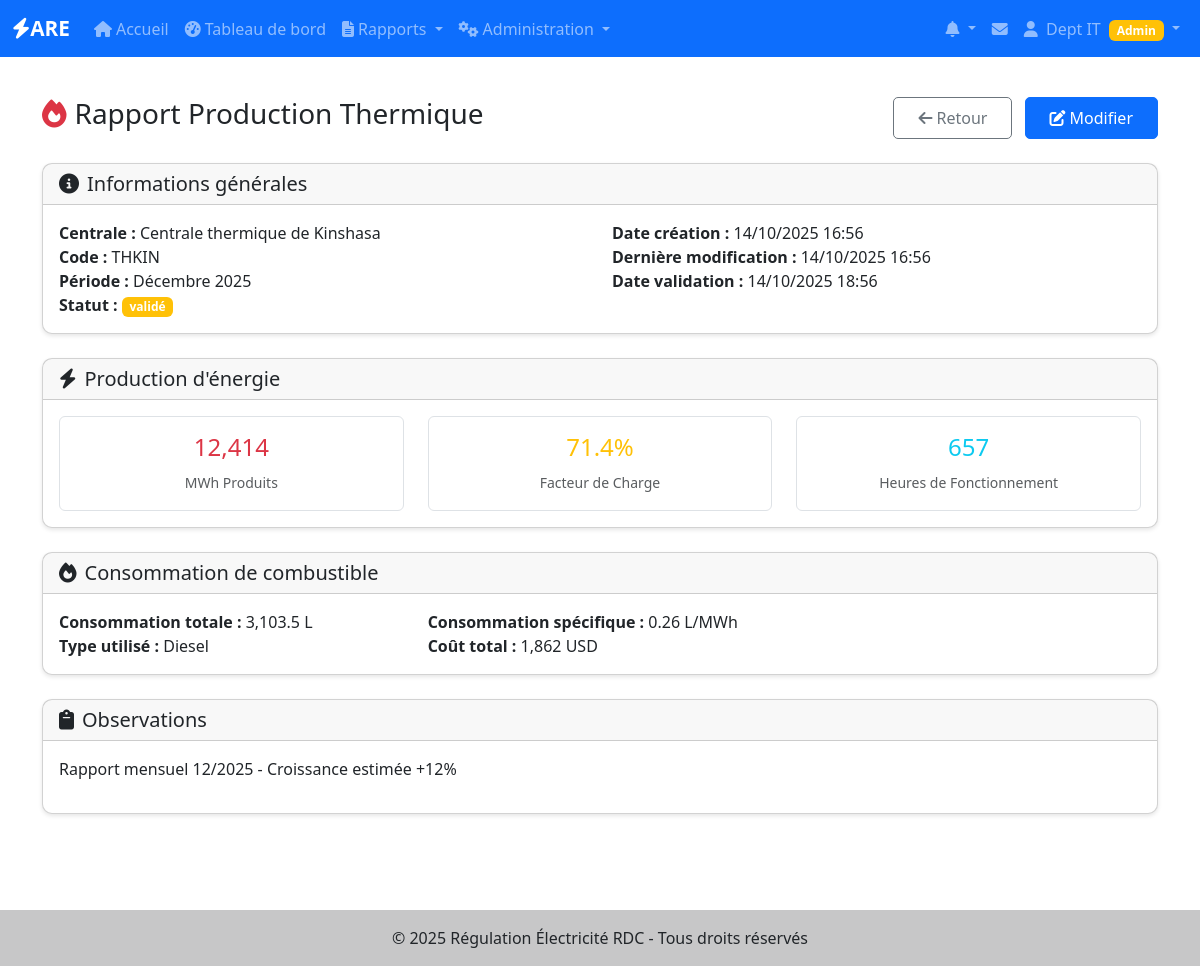
The page /production-thermique/rapport/252 (signed in) on the database its author committed.
### app/models/utilisateurs.py (models this page shows, shortened)
class User(UserMixin, BaseModel):
    __tablename__ = 'users'
    username = db.Column(db.String(80), unique=True, nullable=False, index=True)
    email = db.Column(db.String(120), unique=True, nullable=False, index=True)
    password_hash = db.Column(db.String(128), nullable=False)
    nom = db.Column(db.String(100))
    prenom = db.Column(db.String(100))
    role = db.Column(db.Enum('super_admin', 'admin_operateur', 'utilisateur_operateur'),
                    default='utilisateur_operateur', nullable=False)
    operateur_id = db.Column(db.Integer, db.ForeignKey('operateurs.id'), nullable=True)
    is_active = db.Column(db.Boolean, default=True, nullable=False)
    telephone = db.Column(db.String(20))
    derniere_connexion = db.Column(db.DateTime)
    operateur = db.relationship('Operateur', backref='users', lazy=True)
    def is_super_admin(self):
        return self.role == 'super_admin'
    def is_admin_operateur(self):
        return self.role == 'admin_operateur'
    def is_admin(self):
        return self.role in ['super_admin', 'admin_operateur']
    def has_permission(self, permission):
        permissions = {
            'super_admin': ['create_operateur', 'edit_operateur', 'delete_operateur',
                           'create_user', 'edit_user', 'delete_user', 'view_all_reports'],
            'admin_operateur': ['edit_own_operateur', 'create_user_operateur',
                               'edit_user_operateur', 'view_own_reports', 'create_reports'],
            'utilisateur_operateur': ['view_own_reports', 'create_reports', 'edit_own_reports']
        }
        return permission in permissions.get(self.role, [])

### app/models/production_thermique.py (models this page shows, shortened)
class CentraleThermique(BaseModel):
    __tablename__ = 'centrales_thermique'
    operateur_id = Column(Integer, ForeignKey('operateurs.id'), nullable=False)
    nom = Column(String(200), nullable=False, index=True)
    code = Column(String(50), unique=True, nullable=False)
    localisation = Column(String(200))
    province = Column(String(100))
    puissance_installee = Column(Float)  # MW
    puissance_disponible = Column(Float)  # MW
    type_centrale = Column(String(50))  # diesel, gaz, charbon, fuel lourd, biomasse
    type_combustible = Column(String(50))  # Principal type de combustible
    consommation_specifique = Column(Float)  # g/kWh - Consommation spécifique
    latitude = Column(Float)
    longitude = Column(Float)
    nombre_groupes = Column(Integer, default=0)
    type_moteur = Column(String(50))  # diesel, turbine gaz, turbine vapeur
    refroidissement = Column(String(50))  # air, eau, mixte
    niveau_tension = Column(Float)  # kV
    tension_evacuation = Column(String(50))  # kV
    systeme_demarrage = Column(String(50))  # manuel, automatique
    systeme_refroidissement = Column(String(100))
    capacite_stockage_combustible = Column(Float)  # litres ou tonnes
    autonomie_combustible = Column(Float)  # heures
    systeme_traitement_fumees = Column(Boolean, default=False)
    niveau_emission_nox = Column(Float)  # mg/Nm³
    niveau_emission_co = Column(Float)  # mg/Nm³
    certification_environnementale = Column(String(100))
    statut = Column(String(50), default='operationnelle')  # operationnelle, maintenance, arret
    mode_fonctionnement = Column(String(50))  # base, pointe, secours
    description = Column(Text)
    date_mise_service = Column(DateTime)
    date_derniere_revision = Column(DateTime)
    prochaine_maintenance = Column(DateTime)
    constructeur = Column(String(100))
    fournisseur_combustible = Column(String(100))
    annee_construction = Column(Integer)
    duree_vie_estimee = Column(Integer)  # années
    observations = Column(Text)
    operateur = relationship("Operateur", back_populates="centrales_thermique")
    rapports = relationship("RapportThermique", back_populates="centrale", cascade="all, delete-orphan")

class RapportThermique(BaseModel):
    __tablename__ = 'rapports_thermique'
    centrale_id = Column(Integer, ForeignKey('centrales_thermique.id'), nullable=False)
    annee = Column(Integer, nullable=False)
    mois = Column(Integer, nullable=False)
    periode_debut = Column(DateTime, nullable=False)
    periode_fin = Column(DateTime, nullable=False)
    energie_produite = Column(Float)  # MWh
    energie_disponible = Column(Float)  # MWh
    facteur_charge = Column(Float)  # %
    temps_fonctionnement = Column(Float)  # heures
    nombre_demarrages = Column(Integer, default=0)
    nombre_arrets = Column(Integer, default=0)
    duree_arrets = Column(Float, default=0.0)  # heures
    consommation_combustible = Column(Float)  # litres ou tonnes
    type_combustible_utilise = Column(String(50))
    cout_combustible = Column(Float)  # USD
    prix_unitaire_combustible = Column(Float)  # USD/litre ou USD/tonne
    consommation_specifique_reelle = Column(Float)  # g/kWh
    rendement_global = Column(Float)  # %
    rendement_thermique = Column(Float)  # %
    rendement_electrique = Column(Float)  # %
    temperature_fumees = Column(Float)  # °C
    pression_admission = Column(Float)  # bar
    charge_moyenne = Column(Float)  # %
    charge_maximale = Column(Float)  # %
    charge_minimale = Column(Float)  # %
    temperature_ambiante_moyenne = Column(Float)  # °C
    humidite_relative_moyenne = Column(Float)  # %
    maintenances_preventives = Column(Integer, default=0)
    maintenances_correctives = Column(Integer, default=0)
    incidents_majeurs = Column(Integer, default=0)
    description_incidents = Column(Text)
    duree_maintenance = Column(Float, default=0.0)  # heures
    consommation_huile_moteur = Column(Float)  # litres
    consommation_liquide_refroidissement = Column(Float)  # litres
    remplacement_filtres = Column(Integer, default=0)
    autres_consommables = Column(Text)
    emissions_co2 = Column(Float)  # tonnes
    emissions_nox = Column(Float)  # kg
    emissions_co = Column(Float)  # kg
    gestion_dechets = Column(Text)
    impact_environnemental = Column(Text)
    cout_exploitation = Column(Float)  # USD
    cout_maintenance = Column(Float)  # USD
    recettes_vente = Column(Float)  # USD
    rentabilite = Column(Float)  # %
    statut = Column(String(50), default='brouillon')  # brouillon, validé, transmis
    date_validation = Column(DateTime)
    date_transmission = Column(DateTime)
    validé_par = Column(String(100))
    observations = Column(Text)
    centrale = relationship("CentraleThermique", back_populates="rapports")
    groupes_production = relationship("GroupeProductionThermique", back_populates="rapport", cascade="all, delete-orphan")
    def get_periode_str(self):
        mois_noms = [
            '', 'Janvier', 'Février', 'Mars', 'Avril', 'Mai', 'Juin',
            'Juillet', 'Août', 'Septembre', 'Octobre', 'Novembre', 'Décembre'
        ]
        return f"{mois_noms[self.mois]} {self.annee}"

### app/production_thermique/routes.py (the view)
@production_thermique.route('/rapport/<int:id>')
@login_required
def detail_rapport(id):
    rapport = RapportThermique.query.get_or_404(id)
    centrales_accessibles = get_accessible_centrales_thermique()
    if rapport.centrale not in centrales_accessibles:
        abort(403)
    return render_template('production_thermique/detail_rapport.html',
                         rapport=rapport,
                         title=f'Rapport {rapport.centrale.nom} - {rapport.mois}/{rapport.annee}')

### app/templates/production_thermique/detail_rapport.html (shortened to what this page needs)
{% extends "base.html" %}
{% block content %}
<div class="d-flex justify-content-between align-items-center mb-4">
    <h1 class="h3">
        <i class="fas fa-fire me-2 text-danger"></i>Rapport Production Thermique
    </h1>
    <div>
        <a href="{{ url_for('production_thermique.index') }}" class="btn btn-outline-secondary me-2">
            <i class="fas fa-arrow-left me-1"></i>Retour
        </a>
        {% if rapport.statut != 'transmis' or current_user.is_super_admin() %}
        <a href="{{ url_for('production_thermique.modifier_rapport', id=rapport.id) }}" class="btn btn-primary">
            <i class="fas fa-edit me-1"></i>Modifier
        </a>
        {% endif %}
    </div>
</div>
<div class="card mb-4">
    <div class="card-header">
        <h5 class="mb-0">
            <i class="fas fa-info-circle me-2"></i>Informations générales
        </h5>
    </div>
    <div class="card-body">
        <div class="row">
            <div class="col-md-6">
                <strong>Centrale :</strong> {{ rapport.centrale.nom }}<br>
                <strong>Code :</strong> {{ rapport.centrale.code }}<br>
                <strong>Période :</strong> {{ rapport.get_periode_str() }}<br>
                <strong>Statut :</strong>
                <span class="badge bg-{% if rapport.statut == 'valide' %}success{% elif rapport.statut == 'transmis' %}primary{% else %}warning{% endif %}">
                    {{ rapport.statut }}
                </span>
            </div>
            <div class="col-md-6">
                <strong>Date création :</strong> {{ rapport.date_creation.strftime('%d/%m/%Y %H:%M') }}<br>
                {% if rapport.date_modification %}
                <strong>Dernière modification :</strong> {{ rapport.date_modification.strftime('%d/%m/%Y %H:%M') }}<br>
                {% endif %}
                {% if rapport.date_validation %}
                <strong>Date validation :</strong> {{ rapport.date_validation.strftime('%d/%m/%Y %H:%M') }}<br>
                {% endif %}
            </div>
        </div>
    </div>
</div>
<div class="card mb-4">
    <div class="card-header">
        <h5 class="mb-0">
            <i class="fas fa-bolt me-2"></i>Production d'énergie
        </h5>
    </div>
    <div class="card-body">
        <div class="row">
            <div class="col-md-4">
                <div class="text-center p-3 border rounded">
                    <h4 class="text-danger">{{ "{:,.0f}".format(rapport.energie_produite) if rapport.energie_produite else 'N/A' }}</h4>
                    <small class="text-muted">MWh Produits</small>
                </div>
            </div>
            <div class="col-md-4">
                <div class="text-center p-3 border rounded">
                    <h4 class="text-warning">{{ "{:.1f}".format(rapport.facteur_charge) if rapport.facteur_charge else 'N/A' }}%</h4>
                    <small class="text-muted">Facteur de Charge</small>
                </div>
            </div>
            <div class="col-md-4">
                <div class="text-center p-3 border rounded">
                    <h4 class="text-info">{{ "{:.0f}".format(rapport.temps_fonctionnement) if rapport.temps_fonctionnement else 'N/A' }}</h4>
                    <small class="text-muted">Heures de Fonctionnement</small>
                </div>
            </div>
        </div>
    </div>
</div>
{% if rapport.consommation_combustible %}
<div class="card mb-4">
    <div class="card-header">
        <h5 class="mb-0">
            <i class="fas fa-fire me-2"></i>Consommation de combustible
        </h5>
    </div>
    <div class="card-body">
        <div class="row">
            <div class="col-md-4">
                <strong>Consommation totale :</strong> {{ "{:,.1f}".format(rapport.consommation_combustible) }} L<br>
                <strong>Type utilisé :</strong> {{ rapport.type_combustible_utilise or 'N/A' }}
            </div>
            <div class="col-md-4">
                {% if rapport.consommation_specifique_reelle %}
                <strong>Consommation spécifique :</strong> {{ "{:.2f}".format(rapport.consommation_specifique_reelle) }} L/MWh<br>
                {% endif %}
                {% if rapport.cout_combustible %}
                <strong>Coût total :</strong> {{ "{:,.0f}".format(rapport.cout_combustible) }} USD
                {% endif %}
            </div>
        </div>
    </div>
</div>
{% endif %}
{% if rapport.observations %}
<div class="card mb-4">
    <div class="card-header">
        <h5 class="mb-0">
            <i class="fas fa-clipboard me-2"></i>Observations
        </h5>
    </div>
    <div class="card-body">
        <p>{{ rapport.observations }}</p>
    </div>
</div>
{% endif %}
{% endblock %}

### app/templates/base.html (shortened to what this page needs)
<!DOCTYPE html>
<html lang="fr">
<head>
    <link href="https://cdn.jsdelivr.net/npm/bootstrap@5.3.0/dist/css/bootstrap.min.css" rel="stylesheet">
    <link rel="stylesheet" href="https://cdnjs.cloudflare.com/ajax/libs/font-awesome/6.4.0/css/all.min.css">
    <link rel="stylesheet" href="{{ url_for('static', filename='css/style.css') }}">
</head>
<body>
    <nav class="navbar navbar-expand-lg navbar-dark bg-primary">
        <div class="container-fluid">
            <a class="navbar-brand" href="{{ url_for('main.index') }}">
                <i class="fas fa-bolt"></i>ARE
            </a>
            <div class="collapse navbar-collapse" id="navbarNav">
                <ul class="navbar-nav me-auto">
                    <li class="nav-item">
                        <a class="nav-link" href="{{ url_for('main.index') }}">
                            <i class="fas fa-home me-1"></i>Accueil
                        </a>
                    </li>
                    {% if current_user.is_authenticated %}
                    <li class="nav-item">
                        <a class="nav-link" href="{{ url_for('are_dashboard.index') }}">
                            <i class="fas fa-tachometer-alt me-1"></i>Tableau de bord
                        </a>
                    </li>
                    <li class="nav-item dropdown">
                        <a class="nav-link dropdown-toggle" href="#" id="rapportsDropdown" role="button" data-bs-toggle="dropdown">
                            <i class="fas fa-file-alt me-1"></i>Rapports
                        </a>
                    </li>
                    {% if current_user.is_super_admin() or current_user.is_admin_operateur() %}
                    <li class="nav-item dropdown">
                        <a class="nav-link dropdown-toggle" href="#" id="adminDropdown" role="button" data-bs-toggle="dropdown">
                            <i class="fas fa-cogs me-1"></i>Administration
                        </a>
                    </li>
                    {% endif %}
                    {% endif %}
                </ul>
                <ul class="navbar-nav">
                    {% if current_user.is_authenticated %}
                    {% from 'components/notifications.html' import dropdown_notifications %}
                    {{ dropdown_notifications() }}
                    <li class="nav-item dropdown">
                        <a class="nav-link position-relative" href="{{ url_for('notifications.messages') }}" title="Messagerie">
                            <i class="fas fa-envelope"></i>
                        </a>
                    </li>
                    <li class="nav-item dropdown">
                        <a class="nav-link dropdown-toggle" href="#" id="userDropdown" role="button" data-bs-toggle="dropdown">
                            <i class="fas fa-user me-1"></i>
                            {{ current_user.prenom or current_user.username }}
                            {% if current_user.is_super_admin() %}
                                <span class="badge bg-danger ms-1">Super Admin</span>
                            {% elif current_user.is_admin_operateur() %}
                                <span class="badge bg-warning ms-1">Admin</span>
                            {% endif %}
                        </a>
                    </li>
                    {% endif %}
                </ul>
            </div>
        </div>
    </nav>
    <main class="container my-4">
        {% block content %}{% endblock %}
    </main>
    <footer class="bg-light text-center text-lg-start mt-5">
        <div class="text-center p-3" style="background-color: rgba(0, 0, 0, 0.2);">
            © 2025 Régulation Électricité RDC - Tous droits réservés
        </div>
    </footer>
</body>
</html>

### rows shown on the page
User: prenom "Dept IT"
CentraleThermique: centrale.nom "Centrale thermique de Kinshasa", centrale.code "THKIN"
RapportThermique: get_periode_str "Décembre 2025", statut "validé", date_creation "14/10/2025 16:56", date_modification "14/10/2025 16:56", date_validation "14/10/2025 18:56", energie_produite "12,414", facteur_charge "71.4", temps_fonctionnement "657", consommation_combustible "3,103.5", type_combustible_utilise "Diesel", consommation_specifique_reelle "0.26", cout_combustible "1,862", observations "Rapport mensuel 12/2025 - Croissance estimée +12%"
